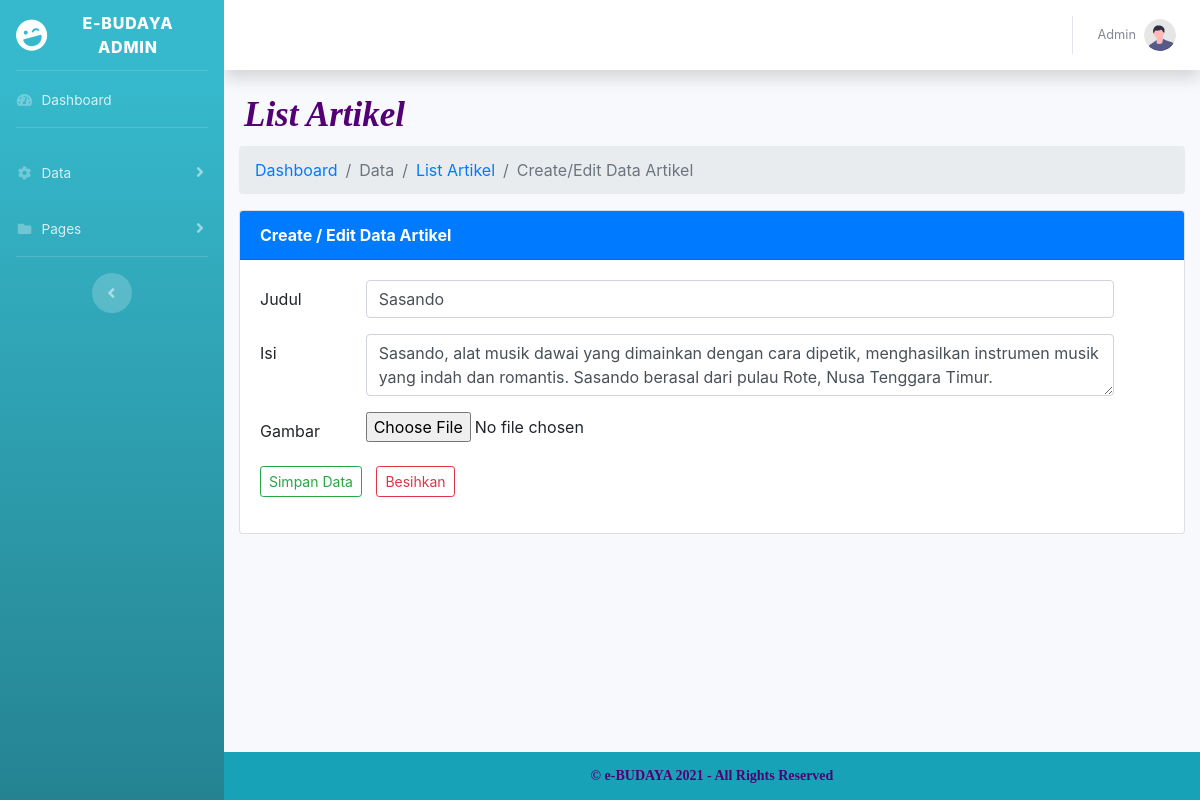
/admin/tambah_artikel.php?hal=edit&id=2 (signed in), run on the app's committed database.
### tables this page shows
CREATE TABLE `artikel` (
  `id_artikel` int(5) NOT NULL,
  `judul_artikel` varchar(100) NOT NULL,
  `isi_artikel` text NOT NULL,
  `gambar_artikel` varchar(200) NOT NULL
);

### admin/tambah_artikel.php (the view, shortened to what this page needs)
<?php
  include "layout/header.php";
  if( isset($_GET['hal']) ) {
    if($_GET['hal'] == "edit") {
      $query = mysqli_query($con, "SELECT * FROM artikel where id_artikel = ' $_GET[id]'");
      $data = mysqli_fetch_assoc($query);
      if($data) {
        $vjudul     = $data['judul_artikel'];
        $visi       = $data['isi_artikel'];
        $vgambar    = $data['gambar_artikel'];
      }
    }
  }
?>
<html>
    <head>
      <link rel="stylesheet" href="https://cdn.jsdelivr.net/npm/bootstrap@4.6.0/dist/css/bootstrap.min.css">
      <link rel="stylesheet" type="text/css" href="assets/css/main.css">
    </head>
    <body>
      <h2 style="color: #520074; margin: 10px 5px; font-family: Calibri; font-style: italic; font-size: 35px;"><b>List Artikel</b></h2>
      <nav aria-label="breadcrumb">
        <ol class="breadcrumb">
          <li class="breadcrumb-item">
            <a href="index.php">Dashboard</a>
          </li>
          <li class="breadcrumb-item active">Data</li>
          <li class="breadcrumb-item active">
            <a href="artikel.php">List Artikel</a>
          </li>
          <li class="breadcrumb-item active" aria-current="page">Create/Edit Data Artikel</li>
        </ol>
      </nav>
      <div class="max-auto" style="width: 100%;">
          <div class="card">
            <div class="card-header bg-primary text-white">
              <b>Create / Edit Data Artikel</b>
            </div>
            <div class="card-body" style="padding: 20px;">
              <form action="" method="POST" enctype="multipart/form-data">
                <div class="mb-3 row">
                  <label class="col-sm-2 col-form-label">Judul</label>
                  <div class="col-sm-10" style="margin-left: -50px;">
                    <input type="text" name="judul" class="form-control" placeholder="Masukkan Judul Artikel" value="<?=@$vjudul?>">
                  </div>
                </div>
                <div class="mb-3 row">
                  <label class="col-sm-2 col-form-label">Isi</label>
                  <div class="col-sm-10" style="margin-left: -50px;">
                    <textarea class="form-control" name="isi" rows="2" placeholder="Masukkan Isi Artikel"><?=@$visi?></textarea>
                  </div>
                </div>
                <div class="mb-3 row">
                  <label class="col-sm-2 col-form-label">Gambar</label>
                  <div class="col-sm-10" style="margin-left: -50px;">
                    <input type="file" name="gambar" value="<?=@$vgambar?>">
                  </div>
                </div>
                <div class="col-10">
                  <input type="submit" name="submit" value="Simpan Data" class="btn btn-outline-success btn-sm" style="margin-left: -15px;">
                  <input type="reset" name="reset" class="btn btn-outline-danger btn-sm" value="Besihkan" style="margin-left: 10px;"/>
                </div>
              </form>
            </div>
          </div>
      </div>
    </body>
  </html>
<?php
  include "layout/footer.php";
?>

### admin/assets/css/main.css (style rules this page uses)
body { margin: 0; }

### data on the page
artikel: judul "Sasando", isi "Sasando, alat musik dawai yang dimainkan dengan cara dipetik, menghasilkan instrumen musik yang indah dan romantis. Sasando berasal dari pulau Rote, Nusa Tenggara Timur."
